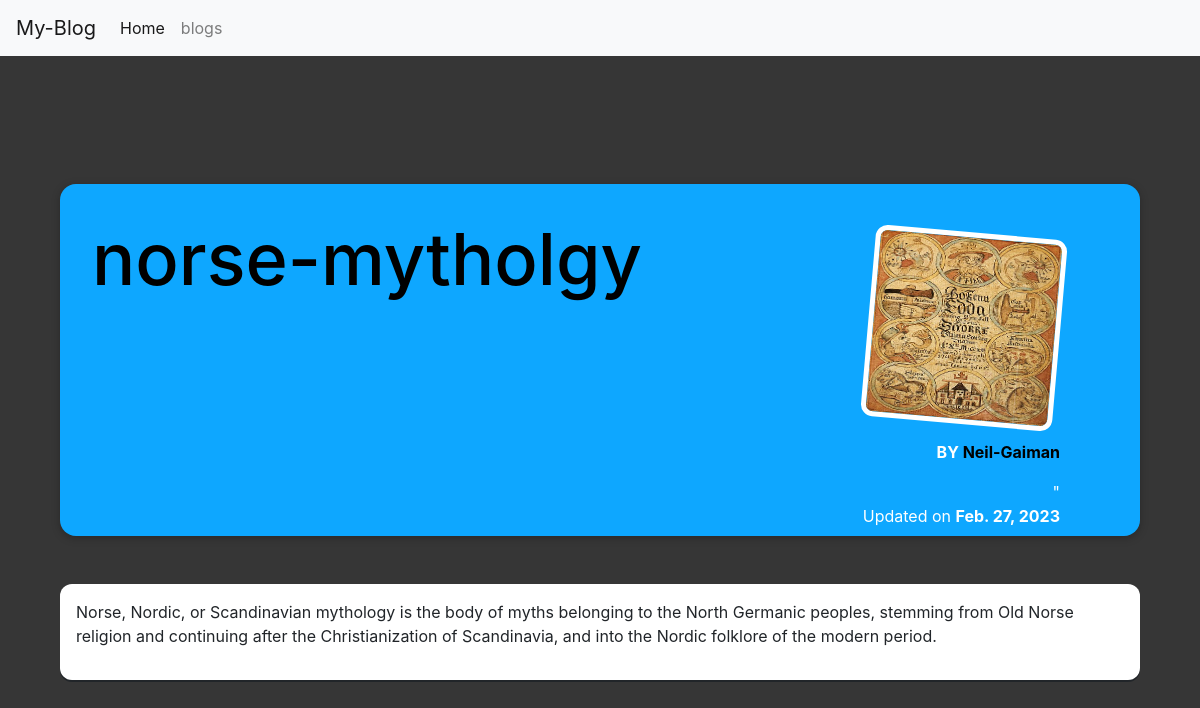
Page /posts/norse-mytholgy on the committed database.
### blog/models.py (models this page shows, shortened)
class post(models.Model):
    title = models.CharField(max_length=100)
    date = models.DateField(auto_now_add=True)
    images = models.ImageField(upload_to="blog/static/images")
    slug = models.SlugField(default="",null=False,db_index=True,blank=True)
    content = models.TextField()
    author_post = models.ForeignKey(Author,null=True,on_delete=models.CASCADE)
    tag = models.ManyToManyField(tag)
    class Meta:
        verbose_name = 'post-descriptions'

class Author(models.Model):
    first_name = models.CharField(max_length=100)
    last_name = models.CharField(max_length=100)
    email = models.CharField(max_length=100)
    def __str__(self):
        return f"{self.first_name}-{self.last_name}"

### blog/views.py (the view)
# urls.py: path("posts/<slug:slug>",views.full_post, name = "full-post")
def full_post(request,slug):
    identified =post.objects.get(slug=slug)
    try:
        return render(request,"blog/post_detail.html",{
       "match": identified
})
    except ValueError() :
        return  render(request,"404.html")

### blog/templates/blog/post_detail.html (shortened to what this page needs)
{% extends "core.html"%}
{% load static %}
{%block css_files %}
  <link rel="stylesheet" href= "/static/post.css"/>
  <link rel="stylesheet" href="/static/full_post.css">
{%endblock%}
{%block core_body%}
  <section id="summary">
    <h2>{{match.slug}}</h2>
    <article>
      <img src="{{match.images.url}}" alt="{{match.title}}"/>
      <address> BY <a href = "mailto:{{match.author_post.email}}">{{match.author_post}}</a></address>"
      <div> Updated on <time>{{match.date}}</time> </div>
    </article>
  </section>
  <main>
    <p>
      {{match.content}}
      </p>
{%endblock%}

### templates/core.html (shortened to what this page needs)
{% load static  %}
<html>
    <head>
        <link rel="stylesheet" href="/style.css">
        <link rel="stylesheet" href="/static/index.css">
        <link rel="stylesheet" href="https://cdn.jsdelivr.net/npm/bootstrap@4.0.0/dist/css/bootstrap.min.css">
        {%block css_files%}{%endblock%}
{% include 'navigation_bar.html' %}
    <body>{%block core_body%}
    {%endblock%}
    </body>

### templates/navigation_bar.html (shortened to what this page needs)
<nav class="navbar navbar-expand-lg navbar-light bg-light">
  <a class="navbar-brand" href="{%  url "blog:home" %}">My-Blog</a>
  <div class="collapse navbar-collapse" id="navbarNavDropdown">
    <ul class="navbar-nav">
      <li class="nav-item active">
        <a class="nav-link" href="{% url 'blog:home' %}">Home <span class="sr-only">(current)</span></a>
      </li>
         <a class="nav-link" href="{% url 'blog:posts' %}">blogs <span class="sr-only">(current)</span></a>
    </ul>
  </div>
</nav>

### static/style.css (style rules this page uses)
* { box-sizing: border-box; }
h1, h2, h3 { font-family: 'Lato', sans-serif; font-weight: bold; }

### static/full_post.css (style rules this page uses)
body { background-color: rgb(54, 54, 54); }
#summary { margin: 8rem auto 3rem auto; padding: 2rem; width: 90%; max-width: 90rem; border-radius: 16px; background-color: #0ea7ff; position: relative; box-shadow: 0 2px 8px rgba(0, 0, 0, 0.25); height: 22rem; }
#summary h2 { color: rgb(0, 0, 0); font-size: 4.5rem; }
#summary a { color: rgb(0, 0, 0); }
#summary article { position: absolute; top: 2rem; right: 3rem; padding: 1rem 2rem; border-radius: 12px; text-align: right; color: white; }
#summary article img { width: 12rem; height: 12rem; border-radius: 12px; transform: rotateZ(5deg); border: 5px solid white; margin-bottom: 1rem; }
#summary address { font-weight: bold; }
#summary time { font-weight: bold; }
main { width: 90%; max-width: 90rem; margin: 3rem auto; background-color: white; padding: 1rem; border-radius: 12px; box-shadow: 0 2px }

### rows in the picture
post: slug "norse-mytholgy", images (picture), author_post "Neil-Gaiman", date "Feb. 27, 2023", content "Norse, Nordic, or Scandinavian mythology is the body of myths belonging to the North Germanic peoples, stemming from Old Norse religion and continuing after the Christianization of Scandinavia, and into the Nordic folklore of the modern period."
